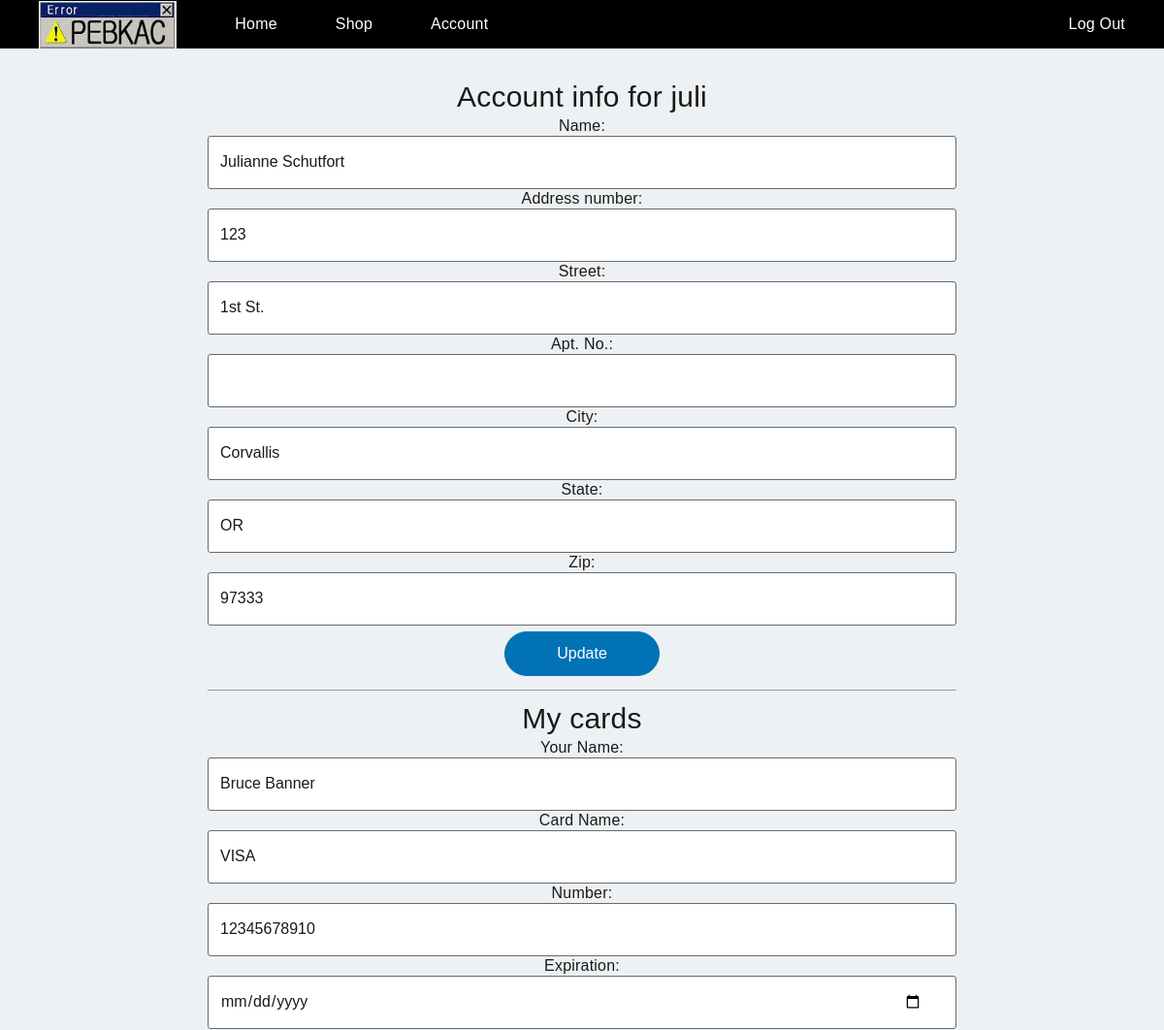
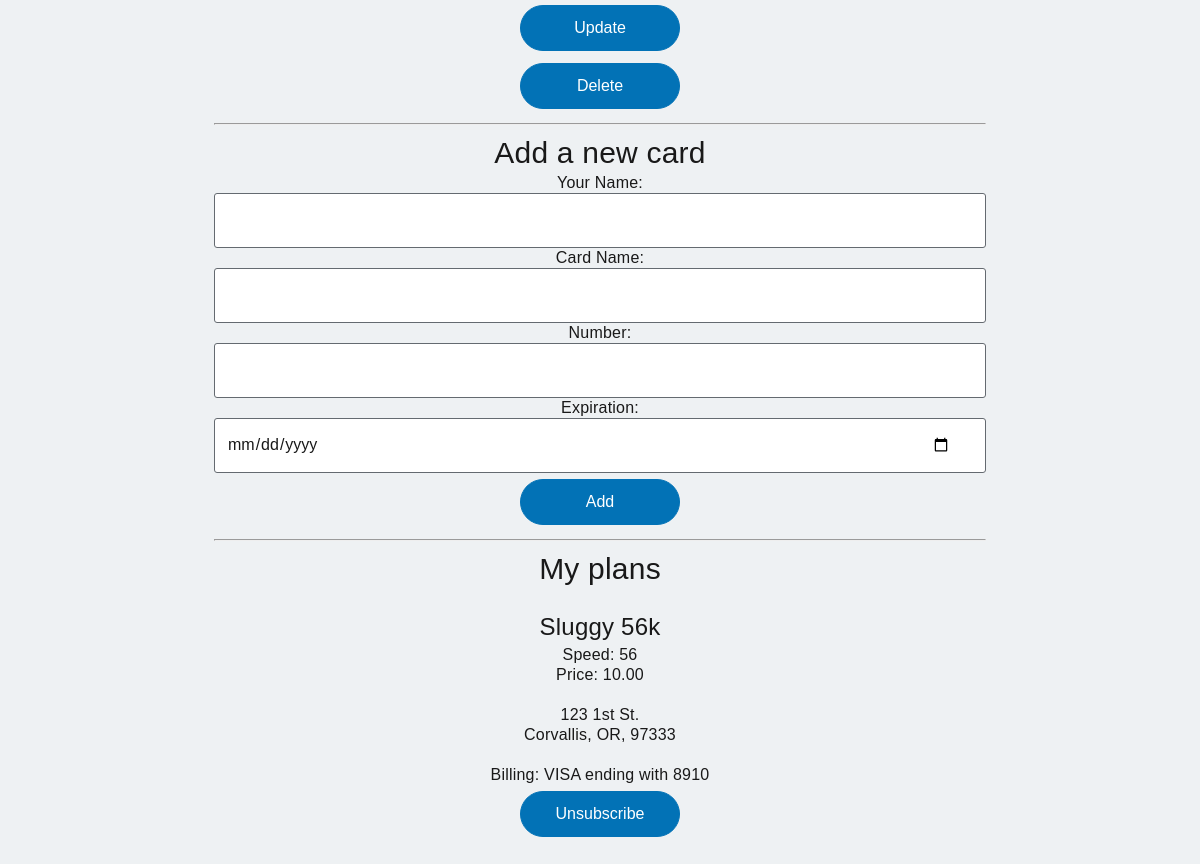
/account.php (signed in), run on an earlier commit of the app's database (2 pictures, top to bottom).
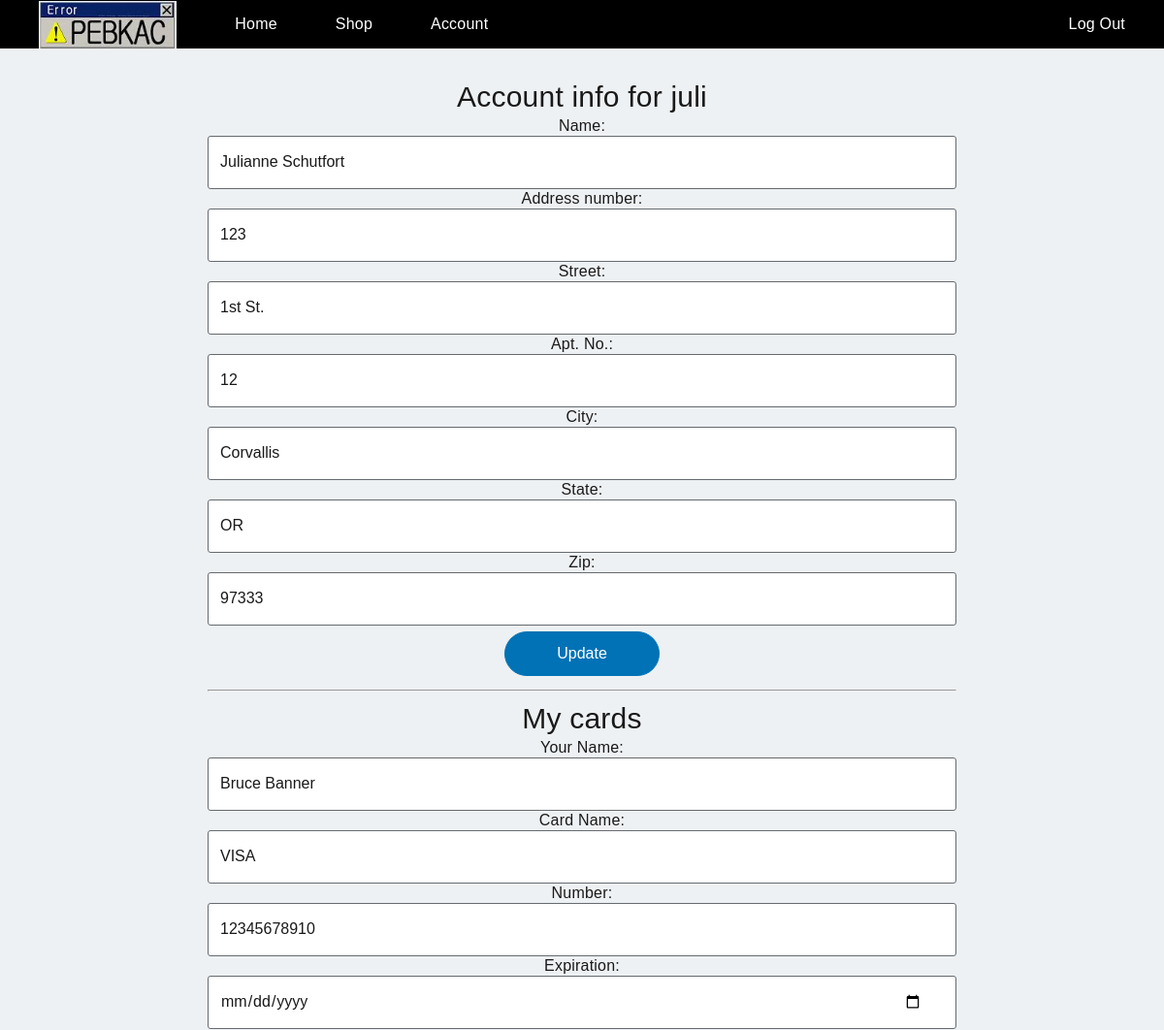
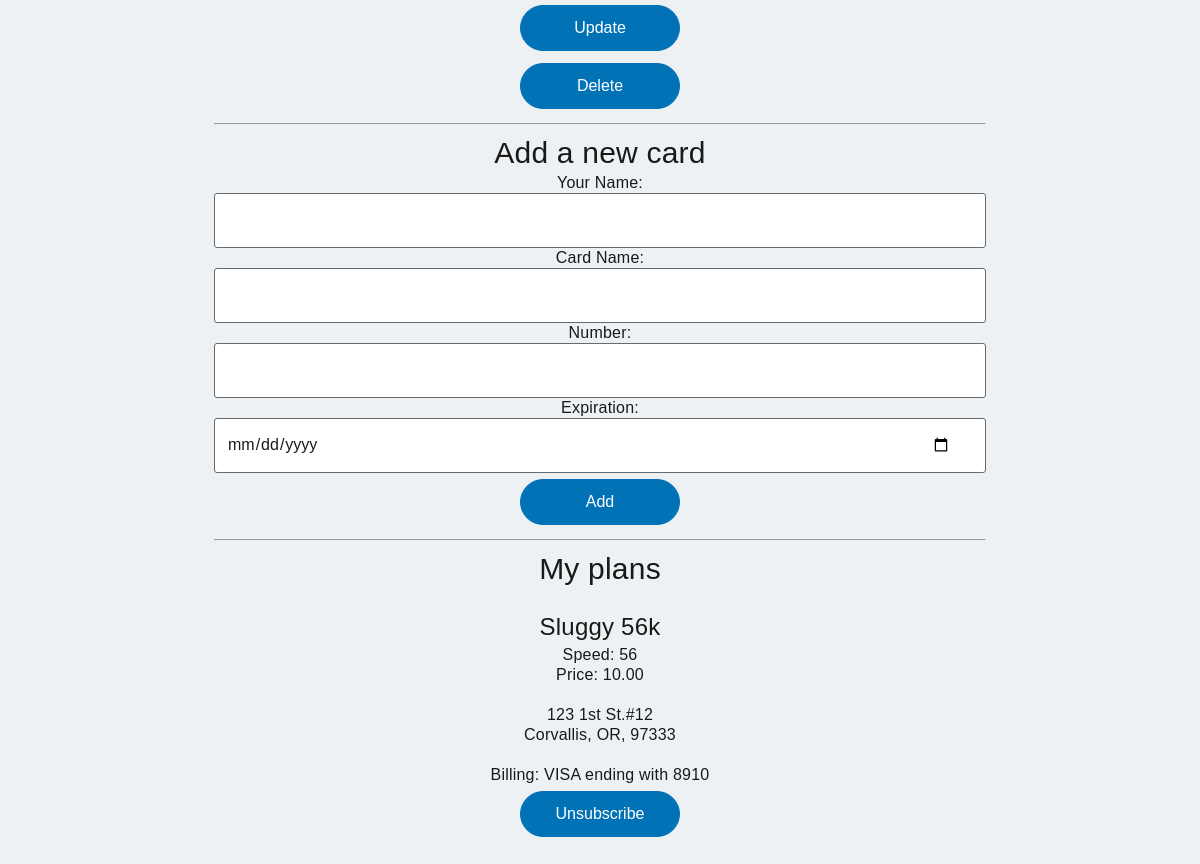
And on a later commit of the database (2 pictures, top to bottom).
### tables this page shows
CREATE TABLE Customer (
	id				INT AUTO_INCREMENT NOT NULL,
	username		VARCHAR(255) UNIQUE NOT NULL,
    	pass			CHAR(32),
    name			VARCHAR(255) NOT NULL,
	address_id		INT,
	PRIMARY KEY (id),
	FOREIGN KEY (address_id) REFERENCES Address(id) ON DELETE SET NULL
);

CREATE TABLE Address (
	id				INT AUTO_INCREMENT NOT NULL,
	num				INT NOT NULL,
	street			VARCHAR(255) NOT NULL,
	apt_no			INT,
    city			VARCHAR(255) NOT NULL,
	state				CHAR(2) NOT NULL,
	zip				DECIMAL(5) NOT NULL,
	PRIMARY KEY (id)
);

CREATE TABLE Billing_Info (
	id				INT AUTO_INCREMENT NOT NULL,
	cc_number		DECIMAL(16) NOT NULL,
	cc_type			VARCHAR(255) NOT NULL,
	expiration_date	DATE NOT NULL,
	name			VARCHAR(255) NOT NULL,
	user_id			INT NOT NULL,
	PRIMARY KEY (id),
	FOREIGN KEY (user_id) REFERENCES Customer(id) ON DELETE CASCADE
);

CREATE TABLE Subscription (
	plan_id			INT,
	address_id		INT,
	billing_id		INT,
	customer_id		INT,
	PRIMARY KEY (plan_id, address_id),  
	FOREIGN KEY (billing_id) REFERENCES Billing_Info(id) ON DELETE CASCADE,
	FOREIGN KEY (customer_id) REFERENCES Customer(id) ON DELETE CASCADE,
	FOREIGN KEY (address_id) REFERENCES Address(id) ON DELETE CASCADE
);

CREATE TABLE Plan (
	id				INT AUTO_INCREMENT NOT NULL,
	name			VARCHAR(255),
	price			DECIMAL(9, 2),
	speed			INT,
	added_by		INT,
	PRIMARY KEY (id),
	FOREIGN KEY (added_by) REFERENCES Employee(id) ON DELETE SET NULL
);

### public/setup.php (called while the page is built, shortened)
<?php
function is_logged_in() {
  if(isset($_SESSION['type'])) {
	return True;
  } else {
  	return False;
  }
}
function clean_input($data) {
	$data = trim($data);
	$data = stripslashes($data);
	$data = htmlspecialchars($data);
	return $data;
}

### public/account.php (the view, shortened to what this page needs)
<?php include '_header.php' ?>
<?php
	if(isset($_SESSION['type']) && isset($_SESSION['user']) && $_SESSION['type'] == 'customer') {
		$conn = mysqli_connect(DB_HOST, DB_USER, DB_PASSWORD, DB_NAME);
		$result = mysqli_query($conn, "SELECT c.username, c.name, a.num, a.street, a.apt_no, a.city, a.state, a.zip FROM Customer c LEFT JOIN Address a ON c.address_id = a.id WHERE c.id = " . $_SESSION['id']);
		$userInfo = mysqli_fetch_row($result);
		echo '<h1>Account info for ' . clean_input($userInfo[0]) . '</h1>';
		echo '<form action="updateaccount.php"  method="post">';
		echo 'Name: <input type="text" name="name" autocomplete=off required pattern=".{3,255}" title="3 to 255 characters" value="' . clean_input($userInfo[1]) . '"><br>';
		echo 'Address number: <input type="text" name="num" autocomplete=off pattern="([0-9])*" required title="Enter a number" value=' . clean_input($userInfo[2]) . '><br>';
		echo 'Street: <input type="text" name="street" autocomplete=off required pattern=".{3,255}" title="3 to 255 characters" value="' . clean_input($userInfo[3]) . '"><br>';
		echo 'Apt. No.: <input type="text" name="apt" autocomplete=off pattern="([0-9])*" title="Enter a number" value=' . clean_input($userInfo[4]) . '><br>';
		echo 'City: <input type="text" name="city" autocomplete=off required pattern=".{3,255}" title="3 to 255 characters" value="' . clean_input($userInfo[5]) . '"><br>';
		echo 'State: <input type="text" name="state" autocomplete=off pattern="([A-Z]){2,2}" required title="2 letters" value=' . clean_input($userInfo[6]) . '><br>';
		echo 'Zip: <input type="text" name="zip" autocomplete=off required pattern="[0-9]{5,5}" title="5 digits" value=' . clean_input($userInfo[7]) . '><br>';
		echo '<div class="x-flex__content"><input type="submit" name="action" value="Update" class="x-button--solid"></div>';
		echo '</form>';
		$result = mysqli_query($conn, "SELECT id, name, cc_type, cc_number, expiration_date FROM Billing_Info WHERE user_id = " . $_SESSION['id']);
		$num_row = mysqli_num_rows($result);
		echo "<hr>";
		echo "<h1>My cards</h1>";
		for($i = 0; $i < $num_row; $i++) {
			$cardInfo = mysqli_fetch_row($result);
			echo '<form action="updatebilling.php" method="post">';
			echo 'Your Name: <input type="text" name="name" autocomplete=off required pattern=".{3,255}" title="3 to 255 characters" value="' . clean_input($cardInfo[1]) . '"><br>';
			echo 'Card Name: <input type="text" name="card" autocomplete=off required pattern=".{3,255}" title="3 to 255 characters" value=' . clean_input($cardInfo[2]) . '><br>';
			echo 'Number: <input type="text" name="number" autocomplete=off required pattern="([0-9]){16,16}" required title="16 digits" value=' . clean_input($cardInfo[3]) . '><br>';
			echo 'Expiration: <input type="date" name="exp" autocomplete=off required value=' . clean_input($cardInfo[4]) . '><br>';
			echo '<div class="x-flex__content"><input type="submit" name="action" value="Update" class="x-button--solid"></div>';
			echo '<div class="x-flex__content"><input type="submit" name="action" value="Delete" class="x-button--solid"></div>';
			echo '</form>';
		}
		echo "<hr>";
		echo "<h1>Add a new card</h1>";
		echo '<form action="addbilling.php" method="post">';
		echo 'Your Name: <input type="text" name="name" pattern=".{3,255}" title="3 to 255 characters" autocomplete=off required><br>';
		echo 'Card Name: <input type="text" name="card" pattern=".{3,255}" title="3 to 255 characters" autocomplete=off required><br>';
		echo 'Number: <input type="text" name="number" pattern="([0-9]){16,16}" required title="16 digits" autocomplete=off required><br>';
		echo 'Expiration: <input type="date" name="exp" autocomplete=off required><br>';
		echo '<div class="x-flex__content"><input type="submit" name="add" value="Add" class="x-button--solid"></div>';
		echo '</form>';
		echo '<hr><h1>My plans</h1><br>';
		$query = 'SELECT s.plan_id, s.address_id, s.billing_id, p.name, p.price, p.speed FROM Subscription s LEFT JOIN Plan p ON s.plan_id = p.id WHERE customer_id = ' . $_SESSION['id'];
		$result = mysqli_query($conn, $query);
		$num_row = mysqli_num_rows($result);
		for($i = 0; $i < $num_row; $i++) {
			$planInfo = mysqli_fetch_row($result);
			$query = "SELECT a.num, a.street, a.apt_no, a.city, a.state, a.zip FROM Address a WHERE a.id = " . $planInfo[1];
			$addressResult = mysqli_query($conn, $query);
			$addressInfo = mysqli_fetch_row($addressResult);
			$query = "SELECT cc_type, cc_number FROM Billing_Info WHERE id = " . $planInfo[2];
			$billingResult = mysqli_query($conn, $query);
			$billingInfo = mysqli_fetch_row($billingResult);
			echo '<h2>' . clean_input($planInfo[3]) . '</h2>';
			echo 'Speed: ' . clean_input($planInfo[5]) . '<br>';
			echo 'Price: ' . clean_input($planInfo[4]) . '<br><br>';
			echo clean_input($addressInfo[0]) . ' ' . clean_input($addressInfo[1]);
			if(clean_input($addressInfo[2]) != '') {
				echo '#' . clean_input($addressInfo[2]);
			}
			echo '<br>';
			echo  clean_input($addressInfo[3]) . ', ' .  clean_input($addressInfo[4]) . ', ' .  clean_input($addressInfo[5]);
			echo '<br><br>';
			echo 'Billing: ' . clean_input($billingInfo[0]) . ' ending with ' . clean_input(substr((string)$billingInfo[1], -4));
			echo '<form action="dounsub.php" method="post">';
			echo '<div class="x-flex__content"><input type="submit" name="action" value="Unsubscribe" class="x-button--solid"></div>';
			echo '</form>';
		}
	}
	?>
<?php include '_footer.php' ?>

### public/_header.php (shortened to what this page needs)
<?php include "setup.php" ?>
<!DOCTYPE HTML>
<html lang="en">
  <head>
	<link rel="stylesheet" href="css/all.css">
  </head>
  <body>
    <header class="x-header-nav x-header-nav--ad">
	  <link href="css/gnavstyle.css" rel="stylesheet">
	  <div class="polaris-nav polaris-nav-header-wrapper" role="navigation">
		<div class="polaris-header">
		  <ul class="polaris-navigation">
			<li class="polaris-item">
			  <a href="index.php" target="_self" class="polaris-link">
				<img src="images/logo.jpg" height=50>
			  </a>
			</li>
		  </ul>
		  <ul class="polaris-navigation">
			<li class="polaris-item">
			  <a href="index.php" target="_self" class="polaris-link">
				<span class="polaris-trackname">Home</span>
			  </a>
			</li>
			<li class="polaris-item">
			  <a href="plans.php" target="_self" class="polaris-link">
				<span class="polaris-trackname">Shop</span>
			  </a>
			</li>
	<?php if(isset($_SESSION['type'])) {?>
	<?php if($_SESSION['type']=='customer'){?>
			<li class="polaris-item">
			  <a href="account.php" target="_self" class="polaris-link">
				<span class="polaris-trackname">Account</span>
			  </a>
			</li>
            <?php }} ?>
		  </ul>
		  <ul class="polaris-personal">
			<li class="polaris-item">
              <?php if(is_logged_in()) {?>
			  <a href="logout.php" target="_self" class="polaris-link">
				<span class="polaris-trackname">Log Out</span>
			  </a>
              <?php } else {?>
			  <a href="login.php" target="_self" class="polaris-link">
				<span class="polaris-trackname">Sign In</span>
			  </a>
              <?php } ?>
			</li>
		  </ul>
		</div>
	  </div>
	</header>
	<main role="main">
	  <section class="x-content-banner x-content-banner--pad-top-sm x-content-banner--pad-bottom-sm x-ui-theme--transparent x-background--transparent">
		<div class="x-flex-row middle-md center-sm">
		  <div class="x-flex__col-xs-12 x-flex__col-md-8 x--ta-c">
			<div class="x-flex__content x-content-banner__content">

### public/_footer.php
			</div>
		  </div>
		</div>
	  </section>
	</main>
  </body>
</html>

### public/css/gnavstyle.css (style rules this page uses)
.polaris-nav ul,.polaris-nav ol,.polaris-nav li { list-style-type:none;margin:0;padding:0 }
.polaris-nav .polaris-header a { text-decoration:none;color:#fff }
.polaris-nav { position:relative;z-index:1500;background-color:#000 }
.polaris-nav * { box-sizing:border-box;font-family:Helvetica, Arial, sans-serif }
.polaris-nav .polaris-header { height:50px;max-width:1180px;margin:0 auto;padding:0;font-size:16px;color:#fff }
.polaris-nav .polaris-personal { float:right }
.polaris-nav .polaris-item { float:left;position:relative }
.polaris-nav .polaris-link { position:relative;float:left;height:50px;padding:0 30px;line-height:50px;color:#fff;text-decoration:none }

What changed in the data, as far as the page shows it:
changed through a linked row, customer "juli": apt (not shown) → "12"
Also different on the page:
new list line: "Sluggy 56k 56 10.00"
new list line: "Speed: Price: # , , Billing: ending with Unsubscribe"
new list line: "123 1st St. 12 Corvallis OR 97333"
new list line: "VISA 8910"
list line gone: "Sluggy 56k 56 10.00"
list line gone: "Speed: Price: , , Billing: ending with Unsubscribe"
list line gone: "123 1st St. Corvallis OR 97333"
list line gone: "VISA 8910"
